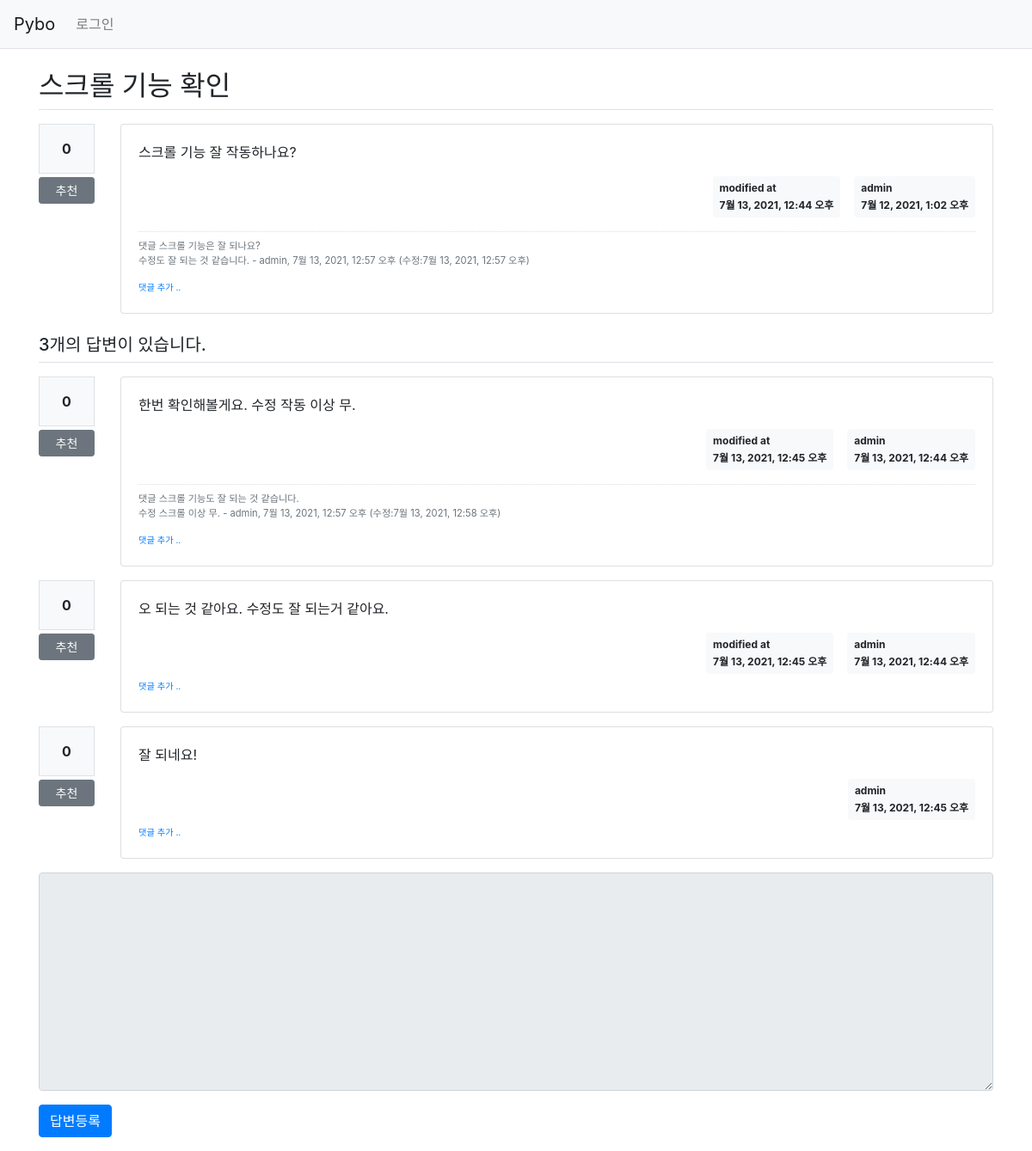
/pybo/299/, run on the app's committed database.
### pybo/models.py (models this page shows, shortened)
class Question(models.Model):
    author = models.ForeignKey(User, on_delete=models.CASCADE, related_name='author_question')
    subject = models.CharField(max_length=200)
    content = models.TextField()
    create_date = models.DateTimeField()
    modify_date = models.DateTimeField(null=True, blank=True)
    voter = models.ManyToManyField(User, related_name='voter_question')  # voter 추가

class Comment(models.Model):
    author = models.ForeignKey(User, on_delete=models.CASCADE)
    content = models.TextField()
    create_date = models.DateTimeField()
    modify_date = models.DateTimeField(null=True, blank=True)
    question = models.ForeignKey(Question, null=True, blank=True, on_delete=models.CASCADE)
    answer = models.ForeignKey(Answer, null=True, blank=True, on_delete=models.CASCADE)

class Answer(models.Model):
    author = models.ForeignKey(User, on_delete=models.CASCADE, related_name='author_answer')
    question = models.ForeignKey(Question, on_delete=models.CASCADE)
    content = models.TextField()
    create_date = models.DateTimeField()
    modify_date = models.DateTimeField(null=True, blank=True)
    voter = models.ManyToManyField(User, related_name='voter_answer')

### pybo/views/base_views.py (the view)
# urls.py: path('<int:question_id>/', base_views.detail, name='detail'),
def detail(request, question_id):
    question = get_object_or_404(Question, pk=question_id)
    context = {'question': question}
    return render(request, 'pybo/question_detail.html', context)

### pybo/templatetags/pybo_filter.py (called while the page is built)
@register.filter()
def mark(value):
    extensions = ["nl2br", "fenced_code"]
    return mark_safe(markdown.markdown(value, extensions=extensions))

### templates/pybo/question_detail.html (shortened to what this page needs)
{% extends 'base.html' %}
{% load pybo_filter %}
{% block content %}
<div class="container my-3">
    <h2 class="border-bottom py-2">{{ question.subject }}</h2>
    <div class="row my-3">
        <div class="col-1">
            <div class="bg-light text-center p-3 border font-weight-bolder mb-1">{{question.voter.count}}</div>
            <a href="#" data-uri="{% url 'pybo:vote_question' question.id  %}"
               class="recommend btn btn-sm btn-secondary btn-block my-1">추천</a>
        </div>
        <div class="col-11">
            <div class="card">
                <div class="card-body">
                    <div class="card-text">{{ question.content|mark }}</div>
                    <div class="d-flex justify-content-end">
                        {% if question.modify_date %}
                        <div class="badge badge-light p-2 text-left mx-3">
                            <div class="mb-2">modified at</div>
                            <div>{{ question.modify_date }}</div>
                        </div>
                        {% endif %}
                        <div class="badge badge-light p-2 text-left">
                            <div class="mb-2">{{ question.author.username }}</div>
                            <div>{{ question.create_date }}</div>
                        </div>
                    </div>
                    {% if question.comment_set.count > 0 %}
                    <div class="mt-3">
                    {% for comment in question.comment_set.all %}
                        <div class="comment py-2 text-muted">
                            <span style="white-space: pre-line;">{{ comment.content }}</span>
                            <span>
                                - {{ comment.author }}, {{ comment.create_date }}
                                {% if comment.modify_date %}
                                (수정:{{ comment.modify_date }})
                                {% endif %}
                            </span>
                        </div>
                    {% endfor %}
                    </div>
                    {% endif %}
                    <div>
                        <a href="{% url 'pybo:comment_create_question' question.id  %}"
                           class="small"><small>댓글 추가 ..</small></a>
                    </div>
                </div>
            </div>
        </div>
    </div>
    <h5 class="border-bottom my-3 py-2">{{question.answer_set.count}}개의 답변이 있습니다.</h5>
    {% for answer in question.answer_set.all %}
    <div class="row my-3">
        <div class="col-1">
            <div class="bg-light text-center p-3 border font-weight-bolder mb-1">{{answer.voter.count}}</div>
            <a href="#" data-uri="{% url 'pybo:vote_answer' answer.id  %}"
                class="recommend btn btn-sm btn-secondary btn-block my-1">추천</a>
        </div>
        <div class="col-11">
            <div class="card">
                <div class="card-body">
                    <div class="card-text">{{ answer.content|mark }}</div>
                    <div class="d-flex justify-content-end">
                        {% if answer.modify_date %}
                        <div class="badge badge-light p-2 text-left mx-3">
                            <div class="mb-2">modified at</div>
                            <div>{{ answer.modify_date }}</div>
                        </div>
                        {% endif %}
                        <div class="badge badge-light p-2 text-left">
                            <div class="mb-2">{{ answer.author.username }}</div>
                            <div>{{ answer.create_date }}</div>
                        </div>
                    </div>
                    {% if answer.comment_set.count > 0 %}
                    <div class="mt-3">
                    {% for comment in answer.comment_set.all %}
                        <div class="comment py-2 text-muted">
                            <span style="white-space: pre-line;">{{ comment.content }}</span>
                            <span>
                                - {{ comment.author }}, {{ comment.create_date }}
                                {% if comment.modify_date %}
                                (수정:{{ comment.modify_date }})
                                {% endif %}
                            </span>
                        </div>
                    {% endfor %}
                    </div>
                    {% endif %}
                    <div>
                        <a href="{% url 'pybo:comment_create_answer' answer.id  %}"
                           class="small"><small>댓글 추가 ..</small></a>
                    </div>
                </div>
            </div>
        </div>
    </div>
    {% endfor %}
    <form action="{% url 'pybo:answer_create' question.id %}" method="post" class="my-3">
        <div class="form-group">
            <textarea {% if not user.is_authenticated %}disabled{% endif %}
                    name="content" id="content" class="form-control" rows="10"></textarea>
        </div>
        <input type="submit" value="답변등록" class="btn btn-primary">
    </form>
</div>
{% endblock %}

### static/style.css (style rules this page uses)
.comment { border-top:dotted 1px #ddd; font-size:0.7em; }

### data on the page
Question: subject "스크롤 기능 확인", voter.count "0", content|mark "스크롤 기능 잘 작동하나요?", modify_date "7월 13, 2021, 12:44 오후", author.username "admin", create_date "7월 12, 2021, 1:02 오후", answer_set.count "3"
Comment: content "댓글 스크롤 기능은 잘 되나요? 수정도 잘 되는 것 같습니다.", author "admin", create_date "7월 13, 2021, 12:57 오후", modify_date "7월 13, 2021, 12:57 오후"
Answer: voter.count "0", content|mark "한번 확인해볼게요. 수정 작동 이상 무.", modify_date "7월 13, 2021, 12:45 오후", author.username "admin", create_date "7월 13, 2021, 12:44 오후"
Comment: content "댓글 스크롤 기능도 잘 되는 것 같습니다. 수정 스크롤 이상 무.", author "admin", create_date "7월 13, 2021, 12:57 오후", modify_date "7월 13, 2021, 12:58 오후"
Answer: voter.count "0", content|mark "오 되는 것 같아요. 수정도 잘 되는거 같아요.", modify_date "7월 13, 2021, 12:45 오후", author.username "admin", create_date "7월 13, 2021, 12:44 오후"
Answer: voter.count "0", content|mark "잘 되네요!", author.username "admin", create_date "7월 13, 2021, 12:45 오후"
